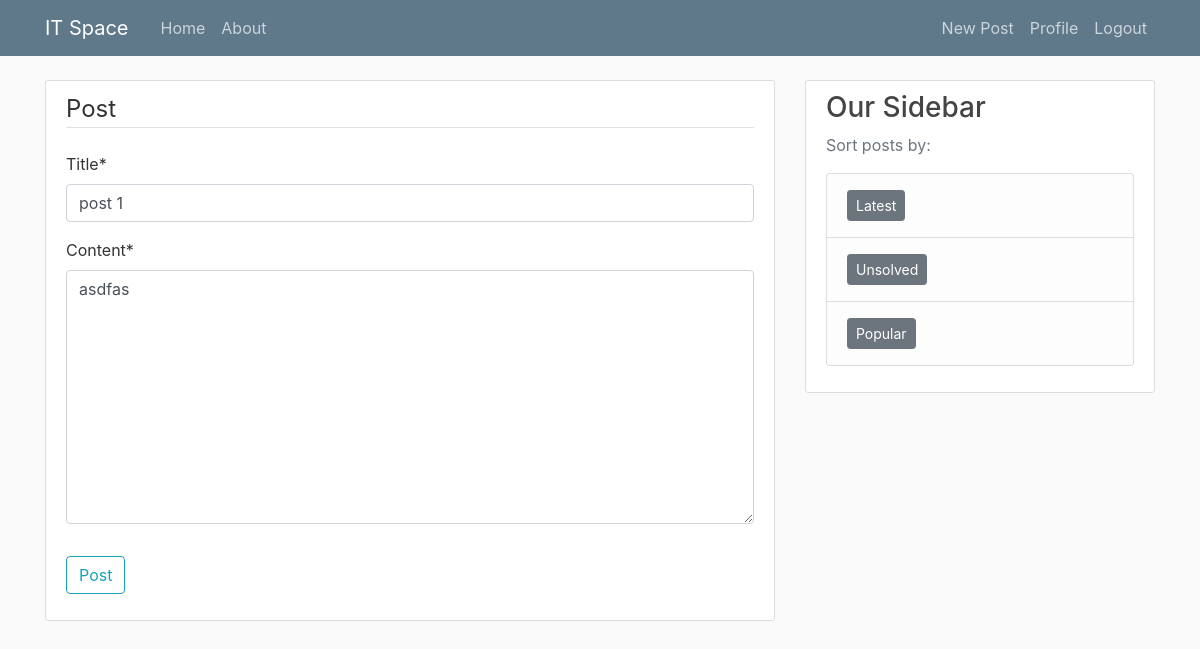
The page /post/34/update/ (signed in) on the database as committed earlier.
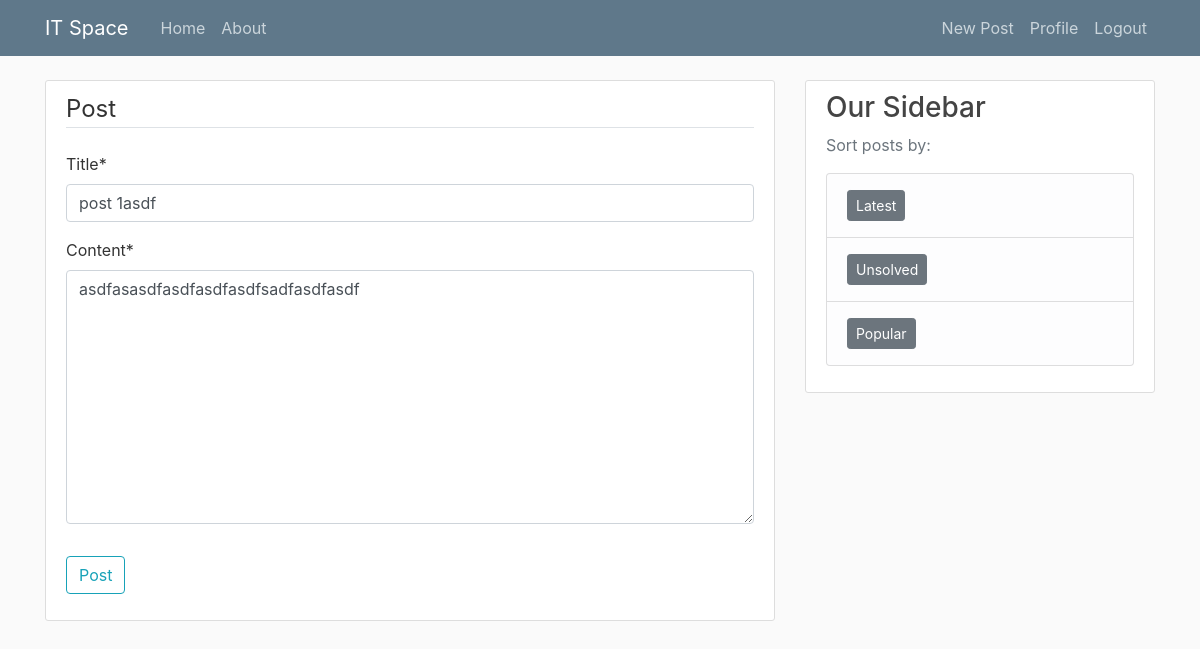
The same page on the database as committed later.
### blog/models.py (models this page shows, shortened)
class Post(models.Model):
    title = models.CharField(max_length=100)
    content = models.TextField()
    date_posted = models.DateTimeField(default=timezone.now)
    author = models.ForeignKey(User, on_delete=models.CASCADE)

### blog/views.py (the view, shortened to what this page needs)
# urls.py: path('post/<int:pk>/update/', PostUpdateView.as_view(), name='post-update'),
class PostUpdateView(LoginRequiredMixin, UserPassesTestMixin, UpdateView):
    model = Post
    fields = ['title', 'content']
    def test_func(self):
        post = self.get_object()
        if self.request.user == post.author:
            return True
        return False

### blog/templates/blog/post_form.html (shortened to what this page needs)
{% extends "blog/base.html" %}
{% load crispy_forms_tags %}
{% block content %}
    <div class="content-section">
        <form method="POST">
            <fieldset class="form-group">
                <legend class="border-bottom mb-4">Post</legend>
                {{ form|crispy }}
            </fieldset>
            <div class="form-group">
                <button class="btn btn-outline-info" type="submit">Post</button>
            </div>
        </form>
    </div>
{% endblock content %}

Rows that differ between the two databases and show on the page:
changed Post: title "post 1" → "post 1asdf"; content "asdfas" → "asdfasasdfasdfasdfasdfsadfasdfasdf"
